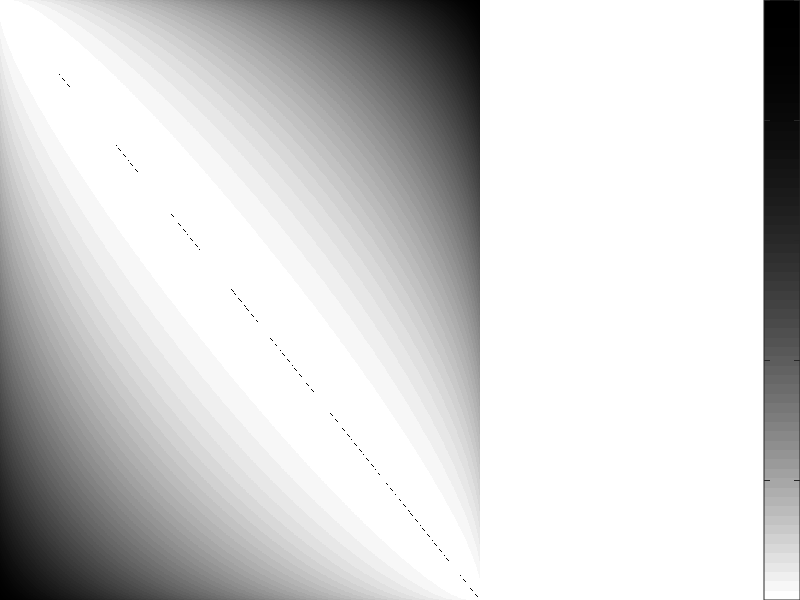

Write MATLAB code to recreate this figure. (Note: this script raises an error after producing the figure.)
dp = 1e-3; p = (0:dp:1)'; un = ones(size(p));
hp = -p.*log2(p)-(1-p).*log2(1-p); I = find((p==0)+(p==1)); hp(I) = 0;

Hp = hp*un'; P = p*un';

C = log2(1+2.^((Hp-Hp')./(1-P-P')))-((1-P').*Hp-P.*Hp')./(1-P-P');
C = C.*flipud(1-eye(size(C)));

subplot('position',[0 0 .75 1]);
h = imagesc(p,p,C); axis xy; colormap(1-gray); brighten(-.5); col = colorbar;
% brighten(-.5);

set(gca,'fontsize',6,'visible','off','box','off');
OrigSize = get(gca,'position');
OrigPos = get(col,'position');
set(col,'position',OrigPos+[.28 0 0 0],'ticklabels',{});
set(gca,'position',OrigSize);
%set(gcf, 'renderer', 'painters');

%screenpos = get(gcf,'Position');
%larg = 1.5; haut = 1.25; marg = 0;
set(gcf,'paperposition',[0 0 4 3]);
%figuresize(1.5,1.25,'centimeters');

print('CapacidadBinaria','-r2000','-dpng')